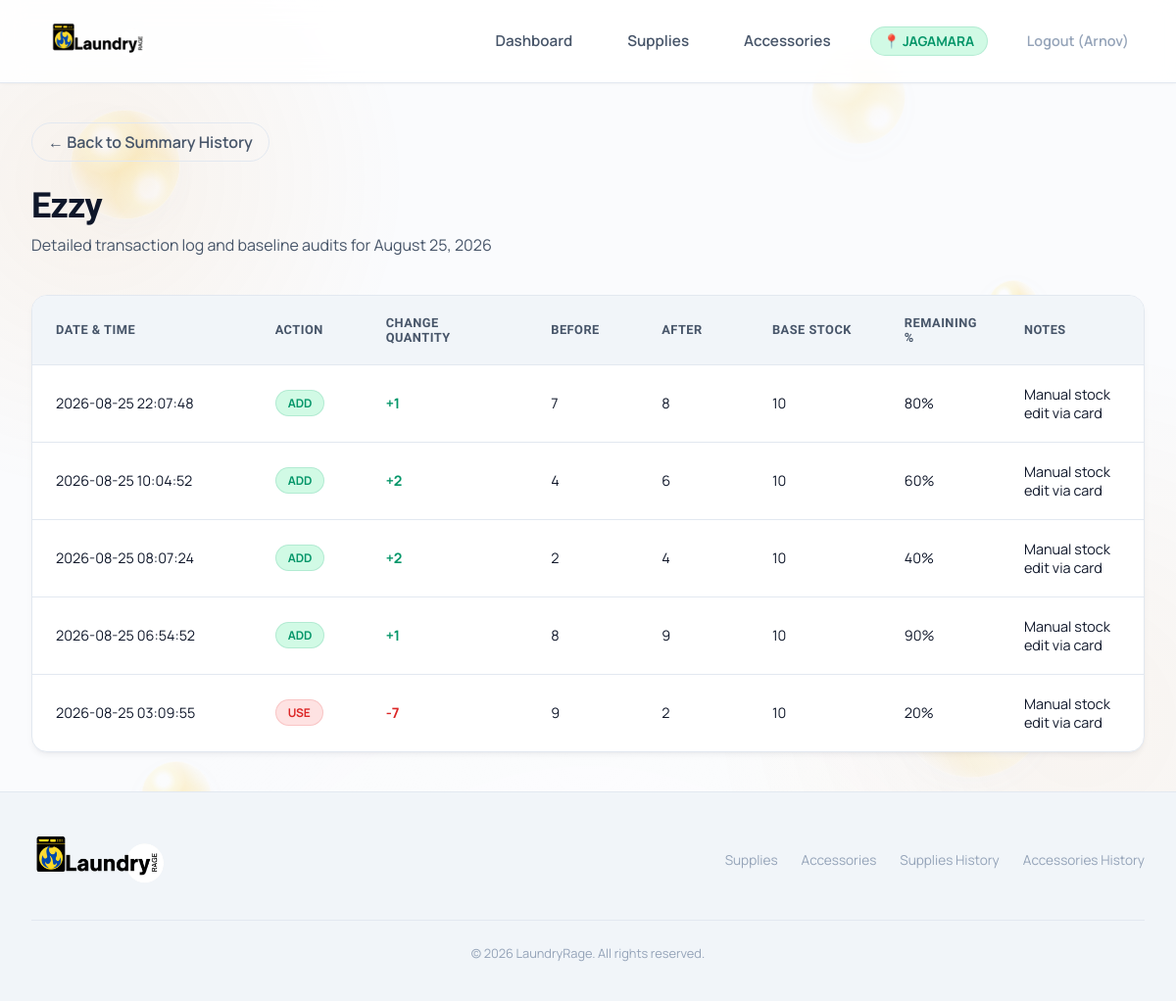
Page /product/10/history/?date=2026-08-25 (signed in) on the earlier database version.
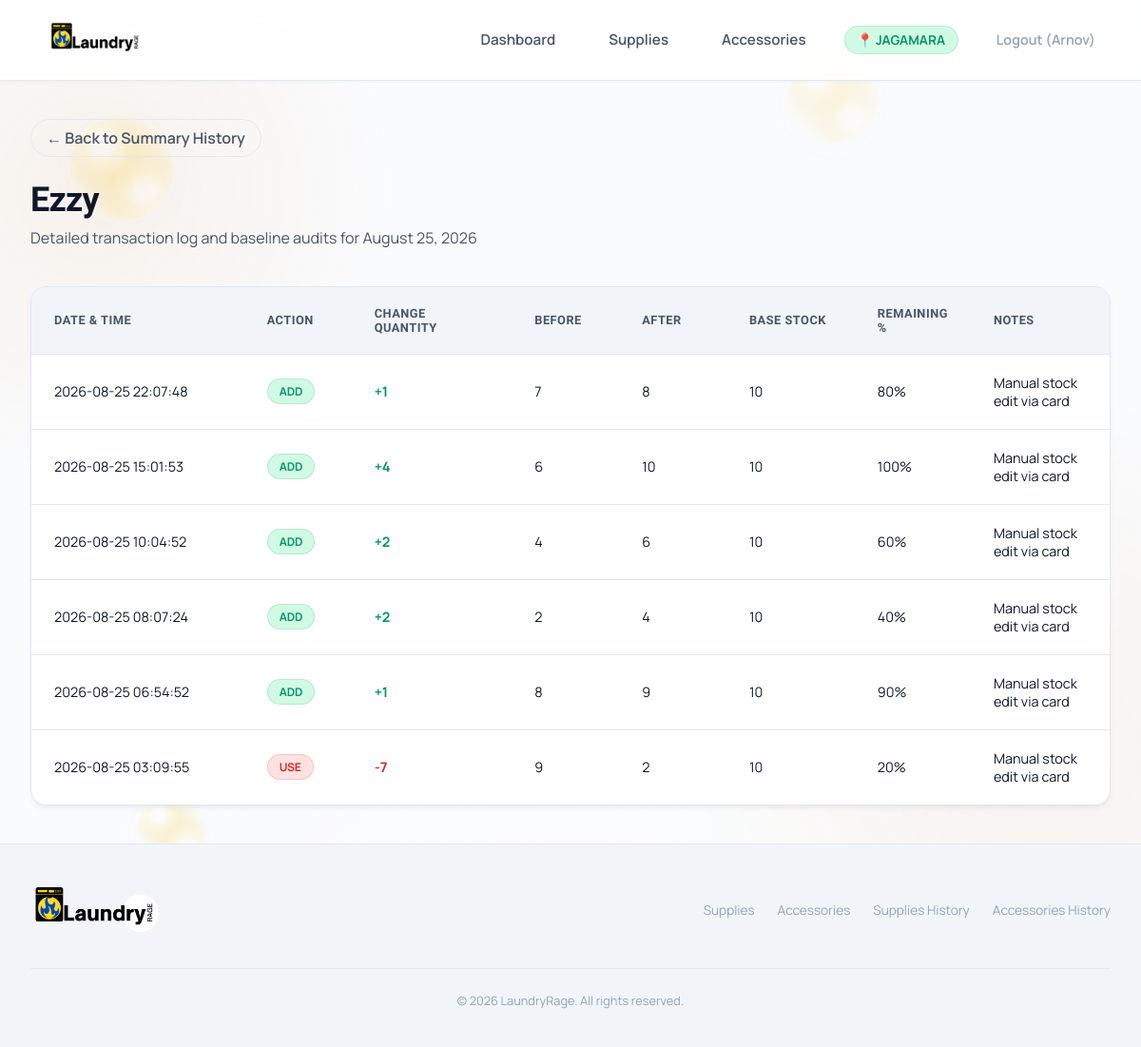
Same page on the later database version.
### inventory/models.py (models this page shows, shortened)
class StockHistory(models.Model):
    CHANGE_TYPE_CHOICES = [
        ('ADD', 'ADD'),
        ('USE', 'USE'),
        ('SET_BASE', 'SET_BASE'),
    ]
    branch = models.ForeignKey(Branch, on_delete=models.CASCADE, related_name='stock_history', null=True, blank=True)
    product = models.ForeignKey(Product, on_delete=models.CASCADE, related_name='stock_history')
    user = models.ForeignKey(User, on_delete=models.SET_NULL, null=True, blank=True, related_name='stock_history')
    change_type = models.CharField(max_length=10, choices=CHANGE_TYPE_CHOICES)
    quantity = models.DecimalField(max_digits=10, decimal_places=2)
    previous_quantity = models.DecimalField(max_digits=10, decimal_places=2)
    new_quantity = models.DecimalField(max_digits=10, decimal_places=2)
    notes = models.TextField(null=True, blank=True)
    created_at = models.DateTimeField(default=timezone.now)
    base_stock = models.DecimalField(max_digits=10, decimal_places=2, null=True, blank=True)
    remaining_percentage = models.DecimalField(max_digits=10, decimal_places=2, null=True, blank=True)
    opening_stock = models.DecimalField(max_digits=10, decimal_places=2, default=Decimal('0.00'))
    added_quantity = models.DecimalField(max_digits=10, decimal_places=2, default=Decimal('0.00'))
    removed_quantity = models.DecimalField(max_digits=10, decimal_places=2, default=Decimal('0.00'))
    closing_stock = models.DecimalField(max_digits=10, decimal_places=2, default=Decimal('0.00'))
    transaction_type = models.CharField(max_length=20, default='EDIT')

### inventory/views.py (the view)
# urls.py: path('product/<int:product_id>/history/', views.product_history_detail_view, name='product_history_detail'),
def product_history_detail_view(request, product_id):
    product = get_object_or_404(Product, id=product_id, is_active=True)
    history_entries = product.stock_history.filter(branch=request.current_branch).order_by('-created_at')
    date_str = request.GET.get('date')
    selected_date = None
    if date_str:
        try:
            from datetime import datetime
            selected_date = datetime.strptime(date_str, "%Y-%m-%d").date()
            history_entries = history_entries.filter(created_at__date=selected_date)
        except ValueError:
            pass
    context = {
        'product': product,
        'history_entries': history_entries,
        'title': f"Detailed Transaction History: {product.name}",
        'selected_date': selected_date,
    }
    return render(request, 'history/product_detail.html', context)

### inventory/context_processors.py (called while the page is built)
def branch_context(request):
    from .models import Branch
    return {
        'all_branches': Branch.objects.filter(active=True)
    }

### templates/history/product_detail.html (shortened to what this page needs)
{% extends 'base.html' %}
{% block content %}
<div class="page-title-area">
    <div>
        <a href="{% if product.category == 'Laundry Supplies' %}{% url 'inventory:history_laundry_supplies' %}{% else %}{% url 'inventory:history_laundry_accessories' %}{% endif %}" class="btn-secondary" style="display: inline-flex; align-items: center; gap: 0.5rem; text-decoration: none; font-weight: 600; margin-bottom: 1.5rem; padding: 0.5rem 1rem;">
            &larr; Back to Summary History
        </a>
        <h1>{{ product.name }}</h1>
        <p>Detailed transaction log and baseline audits{% if selected_date %} for {{ selected_date|date:"F j, Y" }}{% endif %}</p>
    </div>
</div>
<div class="history-table-card">
    <div class="table-responsive">
        <table class="table-product-detail">
            <thead>
                <tr>
                    <th style="width: 20%;">Date &amp; Time</th>
                    <th style="width: 10%;">Action</th>
                    <th style="width: 15%;">Change Quantity</th>
                    <th style="width: 10%;">Before</th>
                    <th style="width: 10%;">After</th>
                    <th style="width: 12%;">Base Stock</th>
                    <th style="width: 10%;">Remaining %</th>
                    <th style="width: 13%;">Notes</th>
                </tr>
            </thead>
            <tbody>
                {% if history_entries %}
                    {% for entry in history_entries %}
                    <tr class="history-row">
                        <td>{{ entry.created_at|date:"Y-m-d H:i:s" }}</td>
                        <td>
                            <span class="status-badge {% if entry.change_type == 'ADD' %}status-green{% elif entry.change_type == 'USE' %}status-red{% else %}status-yellow{% endif %}">
                                {{ entry.change_type }}
                            </span>
                        </td>
                        <td>
                            {% if entry.change_type == 'ADD' %}
                                <span class="history-text-add">+{{ entry.quantity|floatformat:"0" }}</span>
                            {% elif entry.change_type == 'USE' %}
                                <span class="history-text-use">-{{ entry.quantity|floatformat:"0" }}</span>
                            {% else %}
                                <span style="font-weight: 600; color: var(--accent-dark);">Set base to {{ entry.quantity|floatformat:"0" }}</span>
                            {% endif %}
                        </td>
                        <td>{{ entry.previous_quantity|floatformat:"0" }}</td>
                        <td>{{ entry.new_quantity|floatformat:"0" }}</td>
                        <td>
                            {% if entry.base_stock is not None and entry.base_stock > 0 %}
                                {{ entry.base_stock|floatformat:"0" }}
                            {% else %}
                                —
                            {% endif %}
                        </td>
                        <td>
                            {% if entry.remaining_percentage is not None %}
                                {{ entry.remaining_percentage|floatformat:"0" }}%
                            {% else %}
                                —
                            {% endif %}
                        </td>
                        <td>{{ entry.notes|default:"—" }}</td>
                    </tr>
                    {% endfor %}
                {% else %}
                    <tr>
                        <td colspan="8" style="text-align: center; color: var(--text-muted); padding: 3rem;">
                            No transaction logs available for this product.
                        </td>
                    </tr>
                {% endif %}
            </tbody>
        </table>
    </div>
</div>
{% endblock %}

Differences in the rows shown:
added StockHistory: created_at "2026-08-25 15:01:53", change_type "ADD", quantity "4", previous_quantity "6", new_quantity "10", base_stock "10", remaining_percentage "100", notes "Manual stock edit via card"
